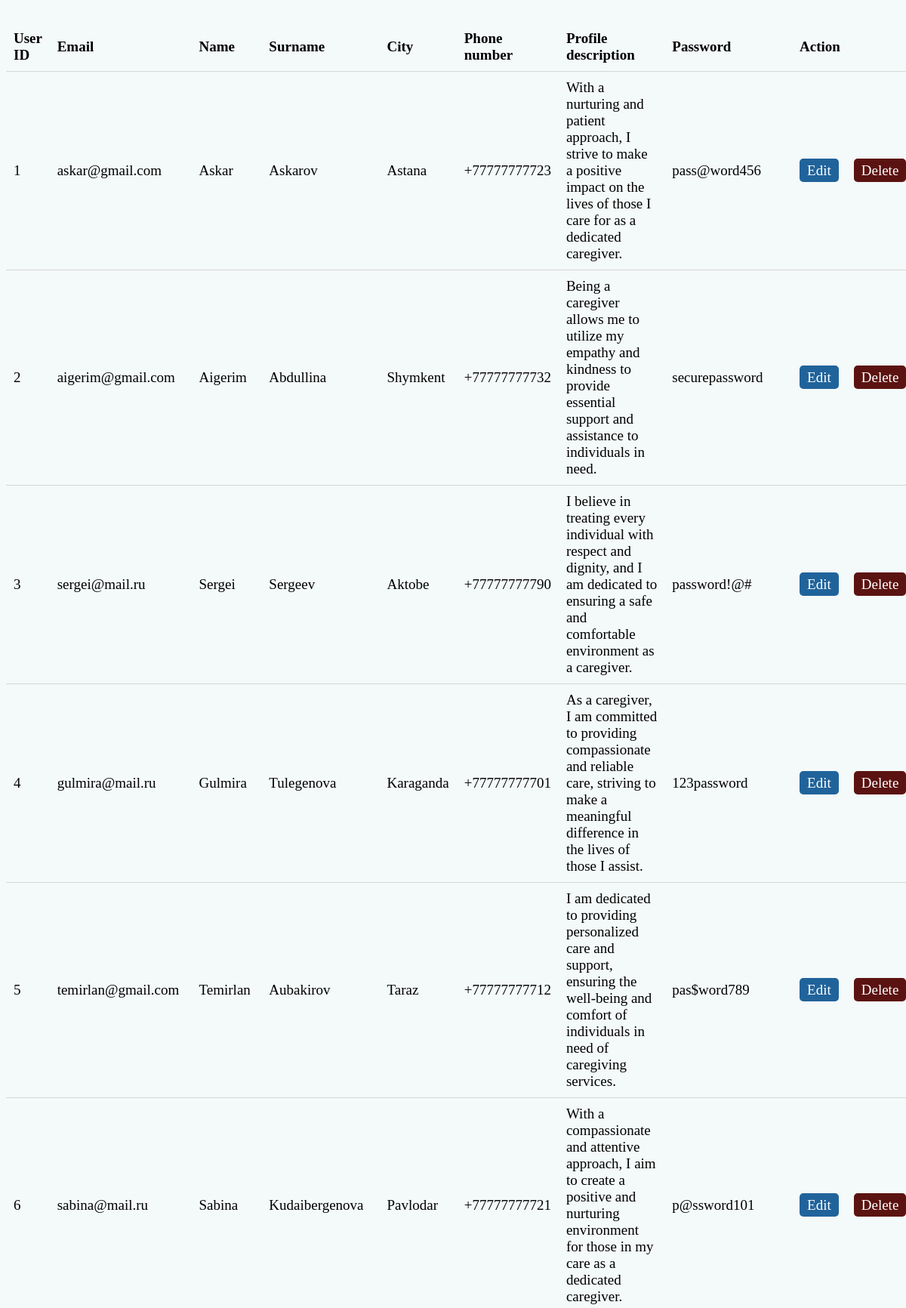
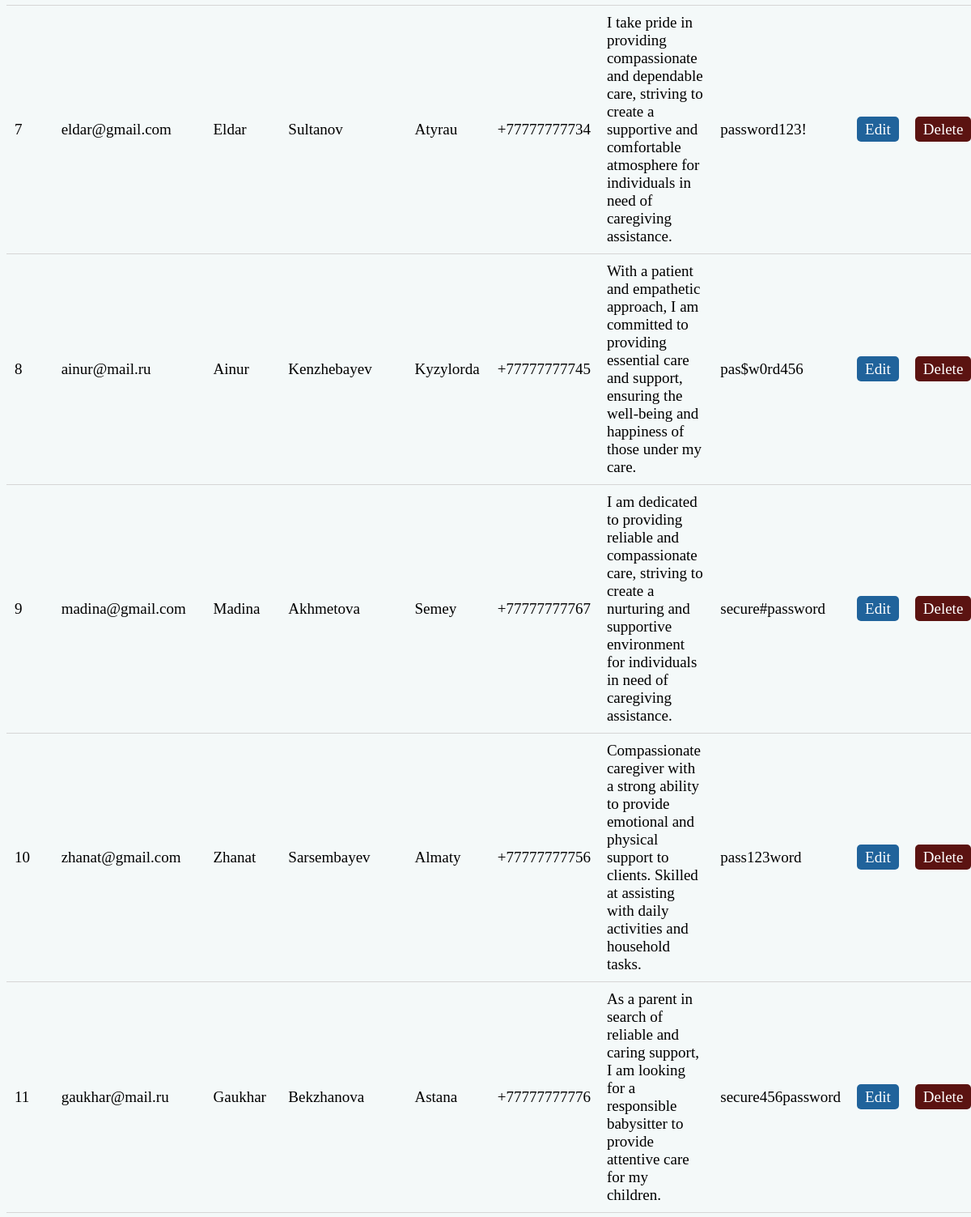
/register_user.php (upper part), run on the app's committed database (2 pictures, top to bottom).
### tables this page shows
CREATE TABLE USER (
    user_id INT NOT NULL AUTO_INCREMENT,
    email VARCHAR(255) NOT NULL UNIQUE,
    given_name VARCHAR(255) NOT NULL,
    surname VARCHAR(255) NOT NULL,
    city VARCHAR(255) NOT NULL,
    phone_number CHAR(12) NOT NULL UNIQUE,
    profile_description TEXT,
    password VARCHAR(255) NOT NULL,
    PRIMARY KEY(user_id)
);

### server.php (called while the page is built, shortened)
<?php
        $db = mysqli_connect('localhost', 'root','Database.123', 'caregivers');
        $results = mysqli_query($db, "SELECT * FROM USER");
?>

### register_user.php (the view, shortened to what this page needs)
<?php  include('server.php');
?>
<!DOCTYPE html>
<html>
<head>
        <link rel="stylesheet" type="text/css" href="styles.css">
</head>
<body>
<table>
        <thead>
                <tr>
                        <th>User ID</th>
                        <th>Email</th>
                        <th>Name</th>
                        <th>Surname</th>
                        <th>City</th>
                        <th>Phone number</th>
                        <th>Profile description</th>
                        <th>Password</th>
                        <th colspan="2">Action</th>
                </tr>
        </thead>
        <tbody>
                <?php while ($row = mysqli_fetch_array($results)) { ?>
                        <tr>
                                <td><?php echo $row['user_id']; ?></td>
                                <td><?php echo $row['email']; ?></td>
                                <td><?php echo $row['given_name']; ?></td>
                                <td><?php echo $row['surname']; ?></td>
                                <td><?php echo $row['city']; ?></td>
                                <td><?php echo $row['phone_number']; ?></td>
                                <td><?php echo $row['profile_description']; ?></td>
                                <td><?php echo $row['password']; ?></td>
                                <td>
                                        <a class="edit_btn" href="register_user.php?edit=<?php echo $row['user_id']; ?>">Edit</a>
                                </td>
                                <td>
                                        <a class="del_btn" href="server.php?del=<?php echo $row['user_id']; ?>">Delete</a>
                                </td>
                        </tr>
                <?php } ?>
        </tbody>
</table>
</body>
</html>

### styles.css (style rules this page uses)
body { font-size: 19px; background-color: #f4f9f9; }
table { width: 70%; margin: 30px auto; border-collapse: collapse; text-align: left; }
tr { border-bottom: 1px solid #d6d6d6; }
th, td { border: none; height: 30px; padding: 10px; }
.edit_btn { text-decoration: none; padding: 5px 10px; background: #20639B; color: white; border-radius: 5px; }
.del_btn { text-decoration: none; padding: 5px 10px; color: white; border-radius: 5px; background: #5b1311; }

### data on the page
user: user_id "1", email "askar@gmail.com", given_name "Askar", surname "Askarov", city "Astana", phone_number "+77777777723", profile_description "With a nurturing and patient approach, I strive to make a positive impact on the lives of those I care for as a dedicated caregiver.", password "pass@word456"
user: user_id "2", email "aigerim@gmail.com", given_name "Aigerim", surname "Abdullina", city "Shymkent", phone_number "+77777777732", profile_description "Being a caregiver allows me to utilize my empathy and kindness to provide essential support and assistance to individuals in need.", password "securepassword"
user: user_id "3", email "sergei@mail.ru", given_name "Sergei", surname "Sergeev", city "Aktobe", phone_number "+77777777790", profile_description "I believe in treating every individual with respect and dignity, and I am dedicated to ensuring a safe and comfortable environment as a caregiver.", password "password!@#"
user: user_id "4", email "gulmira@mail.ru", given_name "Gulmira", surname "Tulegenova", city "Karaganda", phone_number "+77777777701", profile_description "As a caregiver, I am committed to providing compassionate and reliable care, striving to make a meaningful difference in the lives of those I assist.", password "123password"
user: user_id "5", email "temirlan@gmail.com", given_name "Temirlan", surname "Aubakirov", city "Taraz", phone_number "+77777777712", profile_description "I am dedicated to providing personalized care and support, ensuring the well-being and comfort of individuals in need of caregiving services.", password "pas$word789"
user: user_id "6", email "sabina@mail.ru", given_name "Sabina", surname "Kudaibergenova", city "Pavlodar", phone_number "+77777777721", profile_description "With a compassionate and attentive approach, I aim to create a positive and nurturing environment for those in my care as a dedicated caregiver.", password "p@ssword101"
user: user_id "7", email "eldar@gmail.com", given_name "Eldar", surname "Sultanov", city "Atyrau", phone_number "+77777777734", profile_description "I take pride in providing compassionate and dependable care, striving to create a supportive and comfortable atmosphere for individuals in need of caregiving assistance.", password "password123!"
user: user_id "8", email "ainur@mail.ru", given_name "Ainur", surname "Kenzhebayev", city "Kyzylorda", phone_number "+77777777745", profile_description "With a patient and empathetic approach, I am committed to providing essential care and support, ensuring the well-being and happiness of those under my care.", password "pas$w0rd456"
user: user_id "9", email "madina@gmail.com", given_name "Madina", surname "Akhmetova", city "Semey", phone_number "+77777777767", profile_description "I am dedicated to providing reliable and compassionate care, striving to create a nurturing and supportive environment for individuals in need of caregiving assistance.", password "secure#password"
user: user_id "10", email "zhanat@gmail.com", given_name "Zhanat", surname "Sarsembayev", city "Almaty", phone_number "+77777777756", profile_description "Compassionate caregiver with a strong ability to provide emotional and physical support to clients. Skilled at assisting with daily activities and household tasks.", password "pass123word"
user: user_id "11", email "gaukhar@mail.ru", given_name "Gaukhar", surname "Bekzhanova", city "Astana", phone_number "+77777777776", profile_description "As a parent in search of reliable and caring support, I am looking for a responsible babysitter to provide attentive care for my children.", password "secure456password"
